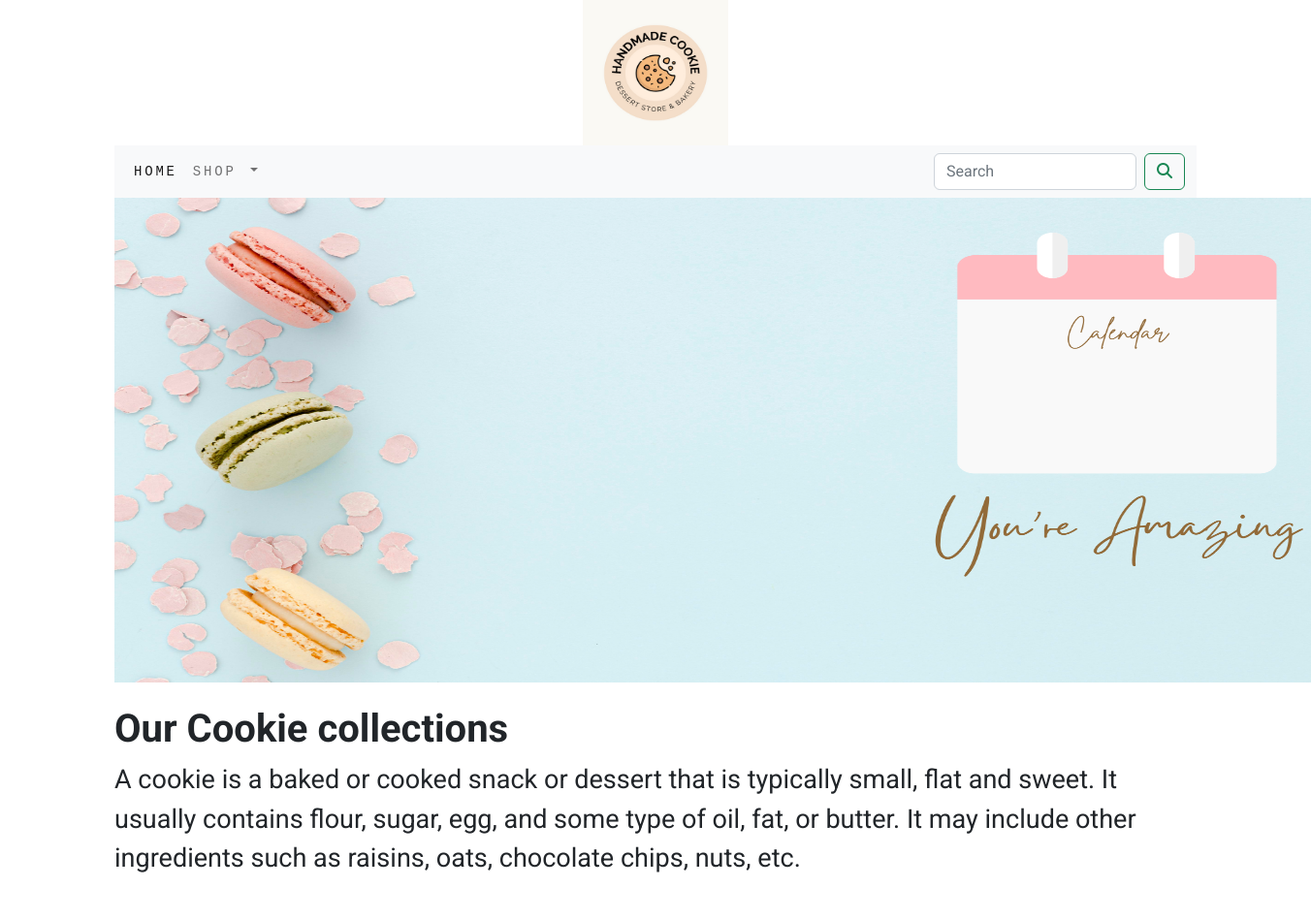
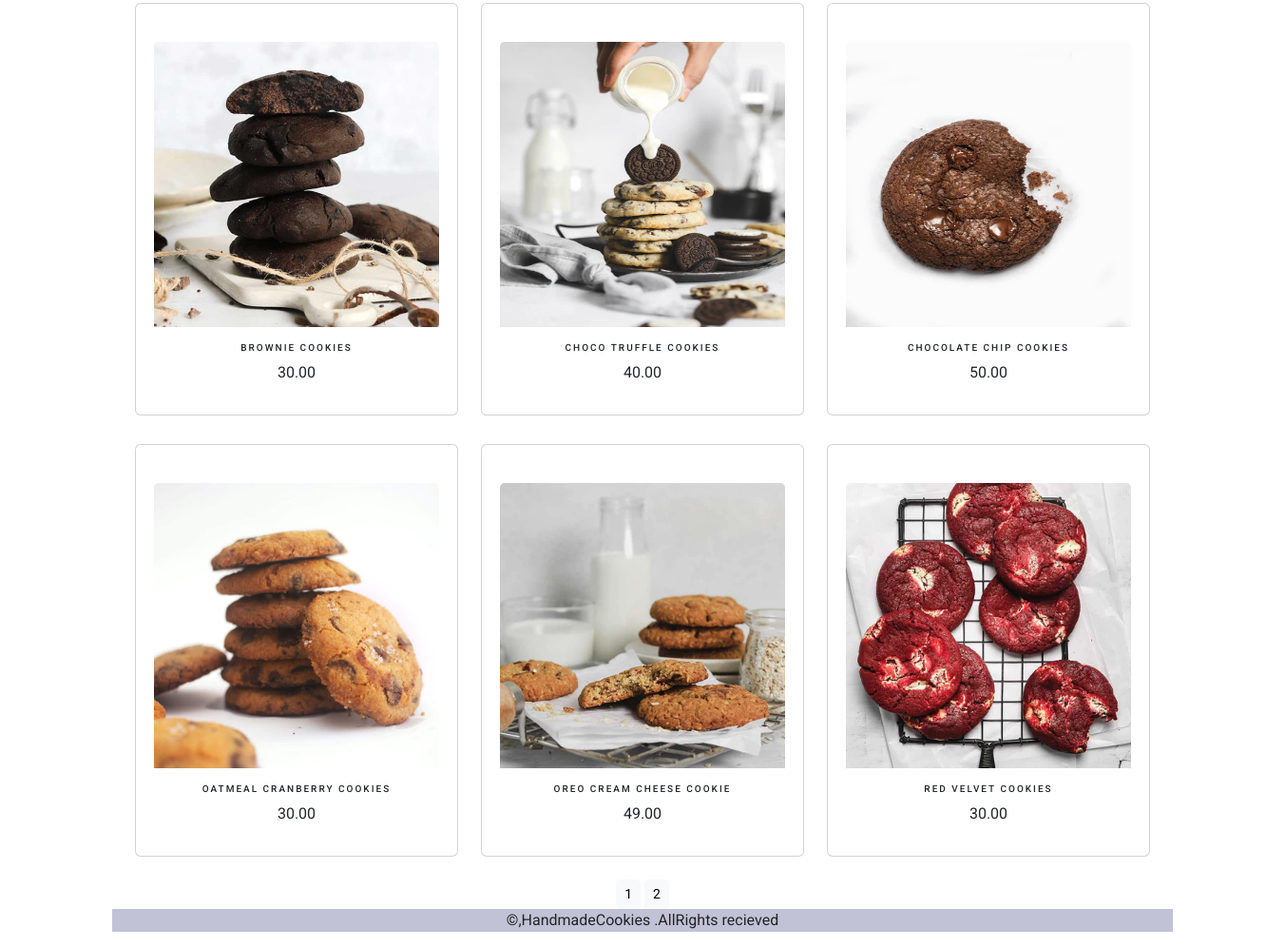
The app's page /shop/ with its own data (2 pictures, top to bottom).
### ecartapp/models.py (models this page shows, shortened)
class Product(models.Model):
    name = models.CharField(max_length=200)
    slug = models.CharField(max_length=200)
    desc = models.TextField()
    img = models.ImageField(upload_to='product')
    price= models.DecimalField(max_digits=10,decimal_places=2)
    category = models.ForeignKey(Category,on_delete=models.CASCADE)
    stock = models.IntegerField()
    available = models.BooleanField(default=True)
    created = models.DateTimeField(auto_now_add=True)
    updated = models.DateTimeField(auto_now=True)
    def get_url(self):
        return  reverse('ecartapp:prodcat_detail',args=[self.category.slug,self.slug])
    class Meta:
        ordering = ('name',)
        verbose_name = 'product'
        verbose_name_plural = 'products'

### ecartapp/views.py (the view)
# urls.py: path('',views.allproduct,name='allproduct'),
def allproduct(request,c_slug=None):
    c_page=None
    products_list=None
    if c_slug!=None:
        c_page=get_object_or_404(Category,slug=c_slug)
        products_list=Product.objects.all().filter(category=c_page,available=True)
    else:
        products_list=Product.objects.all().filter(available=True)
    paginator=Paginator(products_list,6)
    try:
        page=int(request.GET.get('page',1))
    except:
        page=1
    try:
        products=paginator.page(page)
    except (EmptyPage,InvalidPage):
        products=paginator.page(paginator.num_pages)
    return  render(request,"category.html",{'category':c_page,'products':products})

### cart_app/context_processors.py (called while the page is built)
def counter(request):
    item_count= 0
    if 'admin' in request.path:
        return {}
    else :
        try:
            cart=Cart.objects.filter(cart_id=_cart_id(request))
            cart_items=CartItem.objects.all().filter(cart=cart[:1])
            for cartitem in cart_items:
                item_count += cartitem.quantity
        except Cart.DoesNotExist:
            item_count= 0
    return dict(item_count=item_count)

### cart_app/views.py (called while the page is built)
def _cart_id(request):
    cart=request.session.session_key
    if not cart:
        cart=request.session.create()
    return cart

### ecartapp/context_processors.py (called while the page is built)
def menulinks(request):
     link=Category.objects.all()
     return dict(link=link)

### ecartapp/models.py (called while the page is built)
     def get_url(self):
        return reverse('ecartapp:product_by_category',args=[self.slug])

### templates/category.html (shortened to what this page needs)
{% extends 'base.html' %}
{% load static %}
{% block content %}
<div>
    {% if category %}
    <img src="{{category.img.url}}" alt ="{{category.name}}" style="width:1300px;height:400px;">
</div>
<br>
<div>
    <h1 style="font-weight: bold">{{category.name}}</h1>
    <p style="font-size:2vw;">{{category.desc}}</p>
</div>
  {% else %}
<div>
<img src ="{% static 'img/banner.png' %}" alt = "Our Cookies"  width="1300px" height ="500px"  >
</div>
<br>
<div>
    <h1 style="font-weight: bold">Our Cookie collections</h1>
    <p style="font-size:2vw;">A cookie is a baked or cooked snack or dessert that is typically small, flat and sweet. It usually contains flour, sugar, egg, and some type of oil, fat, or butter. It may include other ingredients such as raisins, oats, chocolate chips, nuts, etc.
</p>
</div>
{% endif %}
<div class ="container">
    <div class = "row mx-auto">
        {% for product in products.object_list %}
        <div class = "my_bottom_margin col-9 col-sm-12 col-md-4 col-lg-4">
            <div class="card text-center" style = "min-width:18rem;margin-top:30px;">
                    <a href="{{product.get_url}}" > <img class="card-img-top my_image" style= "width:300px;height:300px; margin-top:40px;" src = "{{product.img.url}}" alt="{{product.name}}"></a>
                <div class ="card-body">
                    <h4>{{product.name}}</h4>
                     <p>{{product.price}}</p>
               </div>
            </div>
        </div>
         {% endfor %}
    </div>
    <br>
    <div class="mx-auto">
        {% if products.paginator.num_pages > 1 %}
        <div class="text-center">
            {% for pg in products.paginator.page_range %}
            <a href ="?page={{pg}}" class="btn btn-light btn-sm {% if product.number == pg %} active {% endif  %} ">{{pg}}</a>
            {% endfor %}
        </div>
    </div>
</div>
   {% endif %}
{% endblock %}

### templates/base.html (shortened to what this page needs)
{% load static %}
<!DOCTYPE html>
<html lang="en">
<head>
<link href="https://cdn.jsdelivr.net/npm/bootstrap@5.2.0/dist/css/bootstrap.min.css" rel="stylesheet">
    <link rel ="stylesheet" href ="{% static 'css/custom.css' %}">
</head>
<body>
<div class="container">
{% include 'header.html' %}
{% include 'navbar.html' %}
{% block content %}
{% endblock %}
{% include 'footer.html' %}
    </div>
</body>
</html>

### templates/header.html
{% load static %}
<header>
    <center>
     <a href = "{% url 'ecartapp:allproduct' %}"> <img src = "{% static 'img/logo.png' %}" alt = "logimage" width ="150px" height = "150px"></a>
    </center>
</header>

### templates/navbar.html (shortened to what this page needs)
{% load static %}
<nav class="navbar navbar-expand-lg bg-light">
  <div class="container-fluid">
    <div class="collapse navbar-collapse" id="navbarSupportedContent">
      <ul class="navbar-nav me-auto mb-2 mb-lg-0">
        <li class="nav-item">
          <a class="nav-link active" aria-current="page" href="{% url 'ecartapp:allproduct' %}">Home</a>
        </li>
        <li class="nav-item dropdown {% if 'ecartapp' in request.path %}active{% endif %}">
          <a class="nav-link dropdown-toggle" href="#" role="button" data-bs-toggle="dropdown" aria-expanded="false">
            Shop
          </a>
        </li>
      </ul>
      <form class="d-flex"  action="{% url 'searchapp:search' %}" method="get" >
        <input class="form-control me-2" type="search" placeholder="Search" name="q" aria-label="Search">
        <button class="btn btn-outline-success" type="submit"><i class="fa fa-search"></i></button>
      </form>
    </div>
  </div>
</nav>

### templates/footer.html
<div class="footer navbar-fixed my-footer">
    <p class="text-center">
        &copy,HandmadeCookies .AllRights recieved
    </p>
</div>

### static/css/custom.css (style rules this page uses)
body { font-family: 'Roboto', sans-serif; }
.nav-item { letter-spacing:.2em; font-size:14px; text-transform:uppercase; font-family:courier; }
.my-footer { background-color:#c2c2d6; }
.my_bottom_margin { margin_bottom:10px; }
.card-body h4 { letter-spacing:.2em; font-size:10px; text-transform:uppercase; }

### records on screen
Product: img (picture), name "BROWNIE COOKIES", price "30.00"
Product: img (picture), name "CHOCO TRUFFLE COOKIES", price "40.00"
Product: img (picture), name "CHOCOLATE CHIP COOKIES", price "50.00"
Product: img (picture), name "OATMEAL CRANBERRY COOKIES", price "30.00"
Product: img (picture), name "OREO CREAM CHEESE COOKIE", price "49.00"
Product: img (picture), name "RED VELVET COOKIES", price "30.00"

### other values on screen
{{ pg }} "1" "2"
